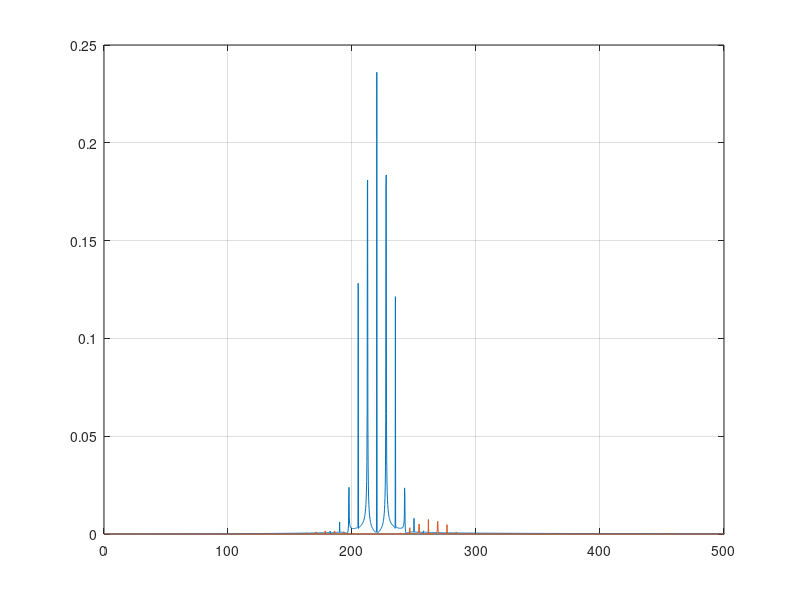

Recreate this plot in MATLAB.

% Generate new signal
Fs = 4.41E4;                                % Sampling Frequency (Hz)
tmax = 5;                                   % Time Duration Of Signal (sec)
t = linspace(0, tmax, tmax*Fs);             % Time Vector
f = 220;                                    % Original Frequency
s = sin(2*pi*f*t + cos(15*pi*t)*pi/2);      % Original Signal


sound(s, Fs)                                % Listen To Original Signal
pause(tmax*2)                               % Wait For It To Finish


Fc = 261.6;                                 % Desired Output Frequency   
carrier = sin(2*pi*(Fc-f)*t);               % Generate Carrier 
sm = s .* carrier;                          % Modulate (Produces Upper & Lower Sidebands
Fn = Fs/2;                                  % Design High-Pass Filter To Eliminate Lower Sideband


Wp = Fc/Fn;
Ws = Wp*0.8;
[n,Wn] = buttord(Wp, Ws, 1, 10);
[b,a] = butter(n,Wn,'high');
[sos,g] = tf2sos(b,a);
smf = 2*filtfilt(sos,g,sm);                 % Output Is Suppressed-Carrier Upper Sideband Signal
sound(smf, Fs)                              % Listen To New Signal
Fn1 = Fs/2;                                 % Compute & Plot Fourier Series Of Both
Ft1 = fft(s)/length(s);
Fv1 = linspace(0, 1, fix(length(Ft1)/2)+1)*Fn1;
Ix1 = 1:length(Fv1);
Fn2 = Fs/2;
Ft2 = fft(smf)/length(smf);
Fv2 = linspace(0, 1, fix(length(Ft2)/2)+1)*Fn2;
Ix2 = 1:length(Fv2);
figure(1)
plot(Fv1, abs(Ft1(Ix1)))
grid
hold on
plot(Fv2, abs(Ft2(Ix2)))
hold off
axis([0  500   ylim])
